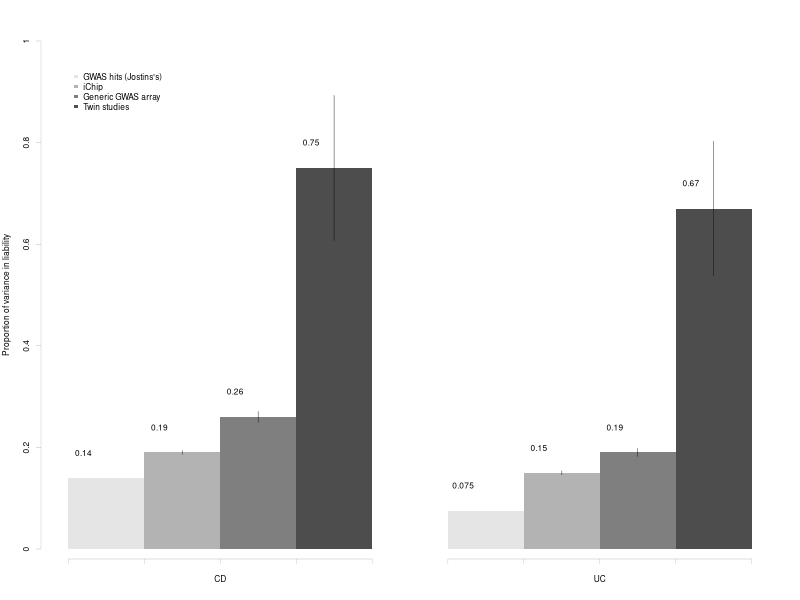

Source code (R):
postscript("Fig2.eps", width=6.3, height=4, horizontal=F, paper="a4")
par(cex=0.5)

dat=read.table("Fig2.txt", header=T, as.is=T)
COL=c("grey90", "grey70", "grey50", "grey30")
barplot(axes=F, as.matrix(dat)[,1:2], beside=T, ylim=c(0, 1), names.arg=c("",""), col=COL, border=NA, ylab="Proportion of variance in liability")
text((1:4+0.2), dat[,1]+0.05, dat[,1])
text((6:9+0.2), dat[,2]+0.05, dat[,2])
axis(side=1, at=c(1, 2, 3, 4, 5), labels=c("", "", "", "", ""), line=1, lwd=0.1)
mtext("CD", side=1, line=2.5, at=3, cex=0.5)

axis(side=1, at=c(6, 7, 8, 9, 10), labels=c("", "", "", "", ""), line=1, lwd=0.1)
mtext("UC", side=1, line=2.5, at=8, cex=0.5)
axis(side=2, at=c(0, 0.2, 0.4, 0.6, 0.8, 1), labels=c(0, 0.2, 0.4, 0.6, 0.8,1), lwd=0.1)
LX1=matrix(c(c(1:4+0.5),c(1:4+0.5)), nrow=4, ncol=2)
LX2=matrix(c(c(6:9+0.5),c(6:9+0.5)), nrow=4, ncol=2)
LY1=matrix(c(dat[,1]-dat[,3], dat[,1]+dat[,3]), nrow=4, ncol=2)
LY2=matrix(c(dat[,2]-dat[,4], dat[,2]+dat[,4]), nrow=4, ncol=2)

for(i in 2:nrow(LX1))
{
  lines(LX1[i,], LY1[i,], lwd=0.4)
  lines(LX2[i,], LY2[i,], lwd=0.4)
}
legend(x=1, y=0.95, bty="n", pch=15, legend=c("GWAS hits (Jostins's)", "iChip", "Generic GWAS array", "Twin studies"), col=COL, horiz=F)

dev.off()
